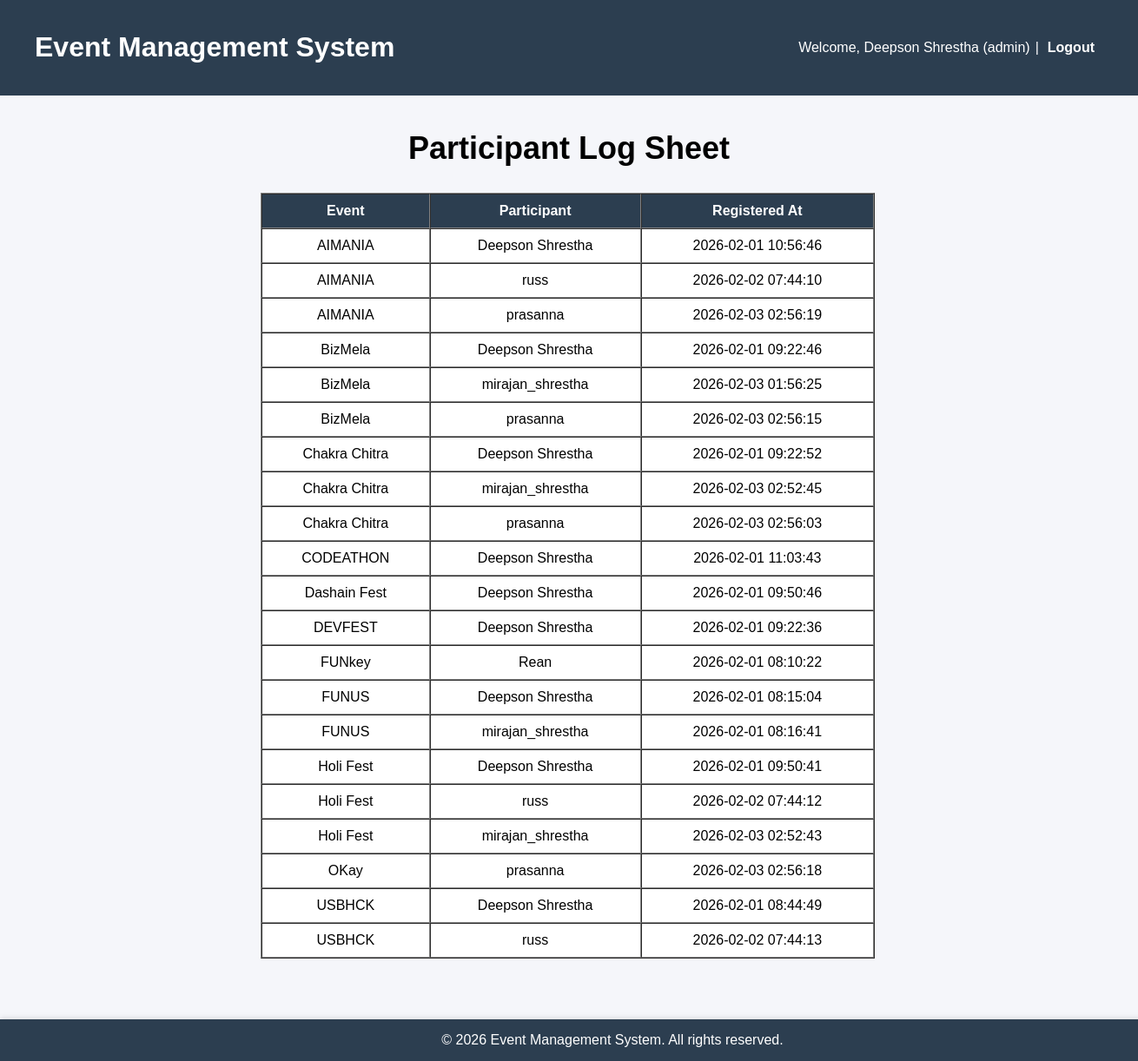
The app's page /log_sheet.php (signed in) with its own data.
### tables this page shows
CREATE TABLE `registrations` (
  `id` int(11) NOT NULL,
  `user_id` int(11) NOT NULL,
  `username` varchar(255) DEFAULT NULL,
  `event_id` int(11) NOT NULL,
  `event_title` varchar(255) DEFAULT NULL,
  `registered_at` timestamp NOT NULL DEFAULT current_timestamp()
);

### public/log_sheet.php (the view, shortened to what this page needs)
<?php
require '../config/db.php';
require '../includes/header.php';
$stmt = $pdo->query("
    SELECT event_title, username, registered_at
    FROM registrations
    ORDER BY event_title, registered_at
");
$rows = $stmt->fetchAll(PDO::FETCH_ASSOC);
?>
<div class="topic">
    <h2 style="text-align:center;">Participant Log Sheet</h2>
</div>
<div class="table-container">
    <?php if ($rows): ?>
        <table border="1" width="70%" cellpadding="10" cellspacing="0" style="background:#fff;">
            <thead style="background:#2c3e50; color:#fff;">
                <tr>
                    <th>Event</th>
                    <th>Participant</th>
                    <th>Registered At</th>
                </tr>
            </thead>
            <tbody>
                <?php foreach ($rows as $r): ?>
                    <tr>
                        <td><center><?= htmlspecialchars($r['event_title']) ?></td>
                        <td><center><?= htmlspecialchars($r['username']) ?></td>
                        <td><center><?= htmlspecialchars($r['registered_at']) ?></td>
                    </tr>
                <?php endforeach; ?>
            </tbody>
        </table>
    <?php else: ?>
        <p style="text-align:center; font-style:italic;">
            No registrations yet.
        </p>
    <?php endif; ?>
</div>
<?php require '../includes/footer.php'; ?>

### includes/header.php (shortened to what this page needs)
<?php
$current_page = basename($_SERVER['PHP_SELF']);
?>
<!DOCTYPE html>
<html lang="en">
<head>
    <link rel="stylesheet" href="../assets/css/style.css">
</head>
<body>
<header class="site-header">
    <h1>Event Management System</h1>
    <nav>
        <?php if (isset($_SESSION['user']) && !in_array($current_page, ['login.php', 'register.php'])): ?>
            <span>
                Welcome, <?= htmlspecialchars($_SESSION['user']) ?> (<?= htmlspecialchars($_SESSION['role']) ?>)
            </span>
            <span>
            | <a href="../public/logout.php">Logout</a>
            <?php else: ?>
                <a href="../public/login.php">Login</a>
                |<a href="../public/register.php">Register</a>
            <?php endif; ?>
    </span>
    </nav>
</header>
<main class="container">

### includes/footer.php (shortened to what this page needs)
<footer class="site-footer">
    &copy; <?= date("Y") ?> Event Management System. All rights reserved.
</footer>
</body>
</html>

### assets/css/style.css (style rules this page uses)
html, body { min-height: 100vh; margin: 0; font-family: Arial, sans-serif; background: #f5f6fa; }
body { display: flex; flex-direction: column; margin: 0; }
main.container { flex: 1; }
.site-header { position: fixed; top: 0; width: 100%; background: #2c3e50; color: #fff; padding: 15px 40px; z-index: 1000; display: flex; justify-content: space-between; align-items: center; box-sizing: border-box; flex-wrap: wrap; }
.site-header nav { display: flex; gap: 15px; flex-wrap: wrap; justify-content: flex-end; flex: 1; align-items: center; gap: 6px; }
.site-header nav a { color: #fff; text-decoration: none; font-weight: bold; padding: 6px 10px; border-radius: 4px; transition: background 0.2s; white-space: nowrap; }
.site-header nav span { line-height: 1; display: inline-flex; align-items: center; }
.site-footer { margin-top: auto; width: 100%; background: #2c3e50; color: #fff; text-align: center; padding: 15px 50px; box-shadow: 0 -2px 6px rgba(0,0,0,0.1); }
.topic { margin-top: 150px; display: block; text-align: center; margin-bottom: 0px; font-size: 24px; font-weight: bold; }

### public/log_sheet.php (style rules this page uses)
.table-container { padding-bottom: 70px ; padding-left: 300px; }

### records on screen
registrations: event_title "AIMANIA", username "Deepson Shrestha", registered_at "2026-02-01 10:56:46"
registrations: event_title "AIMANIA", username "russ", registered_at "2026-02-02 07:44:10"
registrations: event_title "AIMANIA", username "prasanna", registered_at "2026-02-03 02:56:19"
registrations: event_title "BizMela", username "Deepson Shrestha", registered_at "2026-02-01 09:22:46"
registrations: event_title "BizMela", username "mirajan_shrestha", registered_at "2026-02-03 01:56:25"
registrations: event_title "BizMela", username "prasanna", registered_at "2026-02-03 02:56:15"
registrations: event_title "Chakra Chitra", username "Deepson Shrestha", registered_at "2026-02-01 09:22:52"
registrations: event_title "Chakra Chitra", username "mirajan_shrestha", registered_at "2026-02-03 02:52:45"
registrations: event_title "Chakra Chitra", username "prasanna", registered_at "2026-02-03 02:56:03"
registrations: event_title "CODEATHON", username "Deepson Shrestha", registered_at "2026-02-01 11:03:43"
registrations: event_title "Dashain Fest", username "Deepson Shrestha", registered_at "2026-02-01 09:50:46"
registrations: event_title "DEVFEST", username "Deepson Shrestha", registered_at "2026-02-01 09:22:36"
registrations: event_title "FUNkey", username "Rean", registered_at "2026-02-01 08:10:22"
registrations: event_title "FUNUS", username "Deepson Shrestha", registered_at "2026-02-01 08:15:04"
registrations: event_title "FUNUS", username "mirajan_shrestha", registered_at "2026-02-01 08:16:41"
registrations: event_title "Holi Fest", username "Deepson Shrestha", registered_at "2026-02-01 09:50:41"
registrations: event_title "Holi Fest", username "russ", registered_at "2026-02-02 07:44:12"
registrations: event_title "Holi Fest", username "mirajan_shrestha", registered_at "2026-02-03 02:52:43"
registrations: event_title "OKay", username "prasanna", registered_at "2026-02-03 02:56:18"
registrations: event_title "USBHCK", username "Deepson Shrestha", registered_at "2026-02-01 08:44:49"
registrations: event_title "USBHCK", username "russ", registered_at "2026-02-02 07:44:13"

### other values on screen
$_SESSION['user'] "Deepson Shrestha"
$_SESSION['role'] "admin"
